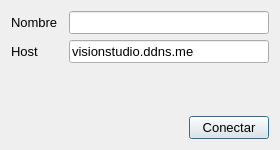
<?xml version="1.0" encoding="UTF-8"?>
<ui version="4.0">
 <class>LoginDialog</class>
 <widget class="QDialog" name="LoginDialog">
  <property name="geometry">
   <rect>
    <x>0</x>
    <y>0</y>
    <width>280</width>
    <height>150</height>
   </rect>
  </property>
  <property name="minimumSize">
   <size>
    <width>280</width>
    <height>150</height>
   </size>
  </property>
  <property name="maximumSize">
   <size>
    <width>280</width>
    <height>150</height>
   </size>
  </property>
  <property name="font">
   <font>
    <pointsize>10</pointsize>
   </font>
  </property>
  <property name="windowTitle">
   <string>Cliente PPB - Login</string>
  </property>
  <layout class="QGridLayout" name="gridLayout">
   <item row="5" column="0" colspan="2">
    <layout class="QHBoxLayout" name="horizontalLayout_3">
     <item>
      <spacer name="horizontalSpacer">
       <property name="orientation">
        <enum>Qt::Horizontal</enum>
       </property>
       <property name="sizeHint" stdset="0">
        <size>
         <width>40</width>
         <height>20</height>
        </size>
       </property>
      </spacer>
     </item>
     <item>
      <widget class="QPushButton" name="connect">
       <property name="text">
        <string>Conectar</string>
       </property>
      </widget>
     </item>
    </layout>
   </item>
   <item row="3" column="0">
    <spacer name="verticalSpacer">
     <property name="orientation">
      <enum>Qt::Vertical</enum>
     </property>
     <property name="sizeHint" stdset="0">
      <size>
       <width>20</width>
       <height>40</height>
      </size>
     </property>
    </spacer>
   </item>
   <item row="1" column="0" rowspan="2" colspan="2">
    <layout class="QHBoxLayout" name="horizontalLayout_2">
     <item>
      <widget class="QLabel" name="label_2">
       <property name="text">
        <string>Host</string>
       </property>
      </widget>
     </item>
     <item>
      <widget class="QLineEdit" name="host">
       <property name="minimumSize">
        <size>
         <width>200</width>
         <height>0</height>
        </size>
       </property>
       <property name="maximumSize">
        <size>
         <width>200</width>
         <height>16777215</height>
        </size>
       </property>
       <property name="text">
        <string>visionstudio.ddns.me</string>
       </property>
      </widget>
     </item>
    </layout>
   </item>
   <item row="0" column="0" colspan="2">
    <layout class="QHBoxLayout" name="horizontalLayout">
     <item>
      <widget class="QLabel" name="label">
       <property name="text">
        <string>Nombre</string>
       </property>
      </widget>
     </item>
     <item>
      <widget class="QLineEdit" name="name">
       <property name="minimumSize">
        <size>
         <width>200</width>
         <height>0</height>
        </size>
       </property>
       <property name="maximumSize">
        <size>
         <width>200</width>
         <height>16777215</height>
        </size>
       </property>
      </widget>
     </item>
    </layout>
   </item>
   <item row="4" column="0" colspan="2">
    <widget class="QLabel" name="status">
     <property name="text">
      <string/>
     </property>
    </widget>
   </item>
  </layout>
 </widget>
 <resources/>
 <connections/>
</ui>
